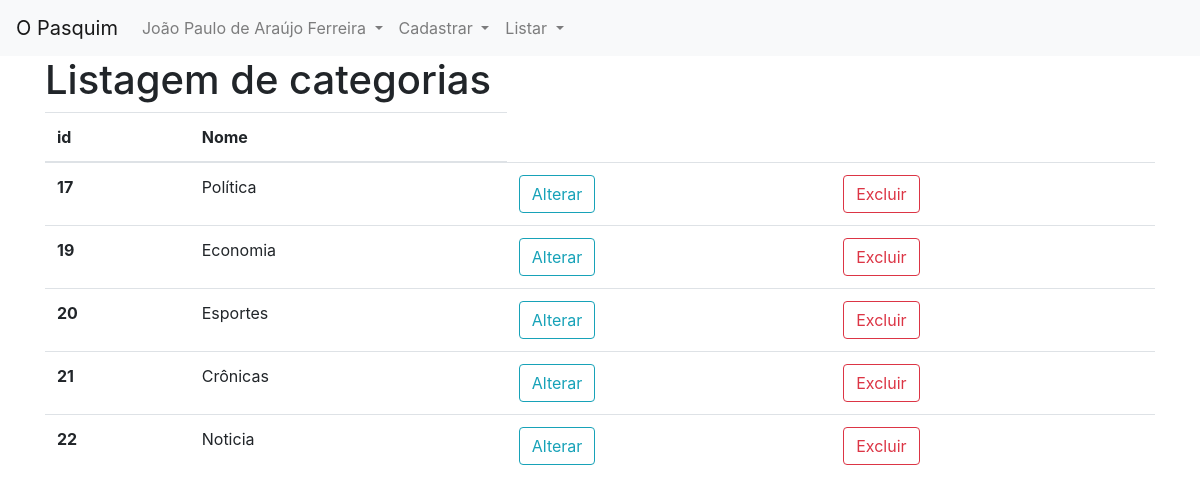
/admin/view/categoria/list.php (signed in), run on the app's committed database.
### tables this page shows
CREATE TABLE `categorias` (
  `id` int(11) NOT NULL AUTO_INCREMENT,
  `categoria` varchar(255) NOT NULL,
  PRIMARY KEY (`id`)
);

### admin/class/Categorias.php (the view, shortened to what this page needs)
<?php
	Class Categorias{
		public static function list($conexao){
			$categorias = [];
			$query = "select * from categorias";
			$result = mysqli_query($conexao, $query);
			while($categoria = mysqli_fetch_assoc($result)):
				array_push($categorias, $categoria);
			endwhile;
			foreach ($categorias as $c):
				echo	"<tr>
					 		<th scope='row'>".$c['id']."</th>
					 		<td>".$c['categoria']."</td>";
				if($_SESSION['UsuarioNivel'] == "administrador") :
					echo  	"<td>
								<form method='post' action='edit.php'>
									<input type='hidden' name='id' value='".$c['id']."'>
									<button type='submit' class='btn btn-outline-info'>
										Alterar
									</button>
								</form>
							</td>
					 		<td>
								<form method='post' action='../../model/categoria/delete.php'>
									<input type='hidden' name='id' value='".$c['id']."'>
									<button type='submit'class='btn btn-outline-danger'>
										Excluir
									</button>
								</form>
							</td>";
				endif;
			    echo 		"</tr>";
			endforeach;
		}
	}
?>

### data on the page
categorias: id "17", categoria "Política"
categorias: id "19", categoria "Economia"
categorias: id "20", categoria "Esportes"
categorias: id "21", categoria "Crônicas"
categorias: id "22", categoria "Noticia"

### other printed values
$_SESSION['UsuarioNome'] "João Paulo de Araújo Ferreira"
